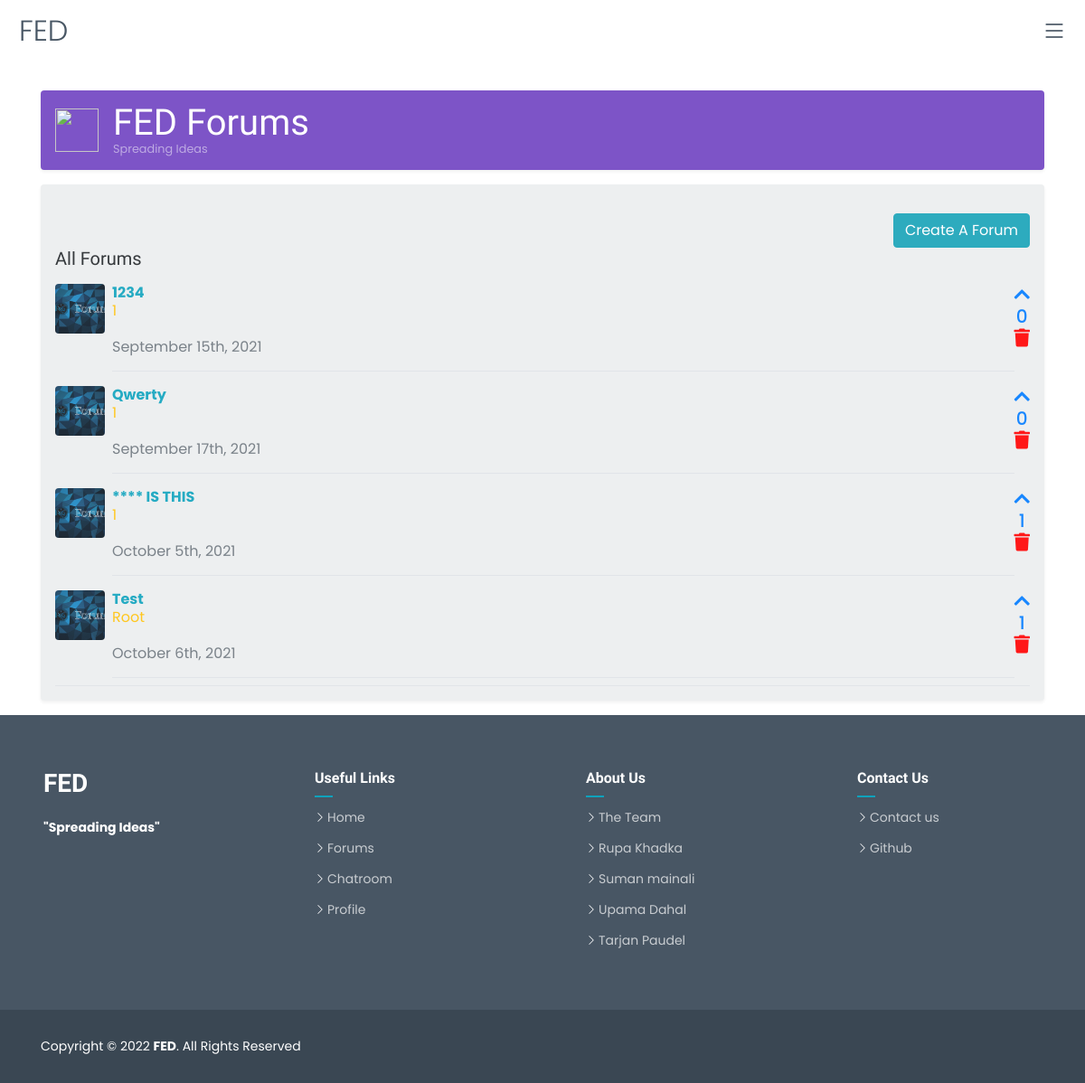
The app's page /topics.php (signed in) with its own data.
### tables this page shows
CREATE TABLE `topics` (
  `topic_id` int(11) NOT NULL,
  `topic_subject` varchar(255) NOT NULL,
  `topic_date` datetime NOT NULL,
  `topic_cat` int(11) NOT NULL,
  `topic_by` int(11) NOT NULL
);

CREATE TABLE `users` (
  `idUsers` int(11) NOT NULL,
  `unique_id` int(11) NOT NULL,
  `userLevel` int(11) NOT NULL DEFAULT 0,
  `f_name` varchar(50) NOT NULL,
  `l_name` varchar(50) NOT NULL,
  `uidUsers` tinytext NOT NULL,
  `emailUsers` tinytext NOT NULL,
  `pwdUsers` longtext NOT NULL,
  `gender` char(1) NOT NULL,
  `headline` varchar(500) DEFAULT NULL,
  `bio` varchar(4000) DEFAULT NULL,
  `userImg` varchar(500) DEFAULT 'default.png',
  `status` varchar(255) NOT NULL
);

### topics.php (the view, shortened to what this page needs)
<?php
    include 'includes/HTML1-head.php';
?>
<link rel="stylesheet" type="text/css" href="css/list-page.css">
</head>
<body>
    <?php
            include 'includes/navbar.php';
        ?>
    <main role="main" class="container" style=" margin-top:100px;">
        <div class="d-flex align-items-center p-3 my-3 text-white-50 bg-purple rounded shadow-sm">
            <img class="mr-3" src="img/200.png" alt="" width="48" height="48">
            <div class="lh-100">
                <h1 class="mb-0 text-white lh-100">FED Forums</h1>
                <small>Spreading Ideas</small>
            </div>
        </div>
        <div class="my-3 p-3 bg-white rounded shadow-sm">
            <small class="d-block text-right mt-3">
                <a href="create-topic.php" class="btn btn-info">Create A Forum</a>
            </small>
            <h5 class="border-bottom border-gray pb-2 mb-0">
                <?php
                    if(isset($_GET['cat']))
                    {
                        echo '<a href="forum.php">Forums</a>
                        / <span style="color: #709fea ">'.ucwords($category['cat_name'])."</span>"
                        ;
                    }
                    else
                    {
                        echo 'All Forums';
                    }
                ?>
            <?php
            $sql = "select topic_id, topic_subject, topic_date, topic_cat, topic_by, userImg, idUsers, uidUsers, cat_name, (
                            select sum(post_votes)
                        from posts
                        where post_topic = topic_id
                        ) as upvotes
                    from topics, users, categories
                    where ";
            $sql .= "topics.topic_by = users.idUsers
                    and topics.topic_cat = categories.cat_id
                    order by topic_id asc ";
            $stmt = mysqli_stmt_init($conn);
            if (!mysqli_stmt_prepare($stmt, $sql))
            {
                die('SQL error');
            }
            else
            {
                mysqli_stmt_execute($stmt);
                $result = mysqli_stmt_get_result($stmt);
                while ($row = mysqli_fetch_assoc($result))
                {
 	$filterWords = array('gosh', 'darn', 'poo', 'arse' , 'ass' , 'asshole', 'bastard' , 'bitch' , 'bollocks' , 'brotherfucker' , 'bugger' , 'bullshit' , 'cocksucker' , 'crap' , 'cunt' , 'damn' , 'frigger' , 'fuck' , 'hell' , 'holy shit' , 'motherfucker' , 'nigga' , 'piss' , 'prick' , 'shit' , 'slut' , 'son of a bitch' , 'twat');
 	$filterCount = sizeof($filterWords);
 for ($i = 0; $i < $filterCount; $i++) {
	$row['topic_subject']= preg_replace_callback('/\b' . $filterWords[$i] . '\b/i', function($matches){return str_repeat('*', strlen($matches[0]));}, $row['topic_subject']);
}
                    echo '<a href="posts.php?topic='.$row['topic_id'].'">
                        <div class="media text-muted pt-3">
                            <img src="img/forum-cover.png" alt="" class="mr-2 rounded div-img">
                            <p class="media-body pb-3 mb-0 small lh-125 border-bottom border-gray">
                              <strong class="d-block text-gray-dark">'.ucwords($row['topic_subject']).'</strong></a>
                              <span class="text-warning">'.ucwords($row['uidUsers']).'</span><br><br>
                              '.date("F jS, Y", strtotime($row['topic_date'])).'
                            </p>
                            <span class="text-primary text-center">
                                <i class="fa fa-chevron-up" aria-hidden="true"></i><br>
                                    '.$row['upvotes'].'<br>';
                    if ($_SESSION['userLevel'] == 1 || $_SESSION['userId'] == $row['idUsers'])
                    {
                        echo '<a href="includes/delete-forum.php?id='.$row['topic_id'].'&page=topics" >
                                <i class="fa fa-trash" aria-hidden="true" style="color: red;"></i>
                              </a>
                            </span>';
                    }
                    else
                    {
                        echo '</span>';
                    }
                    echo '</span>
                            </div>';
                }
           }
        ?>
    </main>
    <?php include 'includes/fot.php'; ?>
</body>
</html>

### css/styles.css (style rules this page uses)
html, body { height: auto; }
img { max-width: 100%; }
a { text-decoration: none }
h1 { color: #ff9000; }
* { word-wrap: break-word; overflow-wrap: break-word; }
h1, h2, h3, h4, h5, h6, p, a, ul, span, li, img, inpot, button { margin: 0; padding: 0; }

### css/style.css (style rules this page uses)
* { margin: 0; padding: 0; box-sizing: border-box; text-decoration: none; font-family: 'Poppins', sans-serif; }
:root { --pink-color:#ff702d; --pink-dark:#00aaff; }
body { align-items: center; justify-content: center; min-height: 100vh; background: var(--pink-color); line-height: 1.3; }

### css/list-page.css (style rules this page uses)
html, body { overflow-x: hidden; }
.text-white-50 { color: rgba(255, 255, 255, .5); }
.bg-purple { background-color: #B0B0B0; }
.lh-100 { line-height: 1; }
.lh-125 { line-height: 1.25; }
.div-img { width: 55px; height: 55px; object-fit: cover; transition: transform .2s; }
a { color: #04DB5A; }

### css/variables.css (style rules this page uses)
:root { --font-default: 'Open Sans', system-ui, -apple-system, "Segoe UI", Roboto, "Helvetica Neue", Arial, "Noto Sans", "Liberation Sans", sans-serif, "Apple Color Emoji", "Segoe UI Emoji", "Segoe UI Symbol", "Noto Color Emoji"; --font-primary: 'Source Sans Pro', sans-serif; --font-secondary: 'Poppins', sans-serif; --color-default: #1a1f24; --color-default-rgb: 26, 31, 36; --color-links: #0ea2bd; --color-links-hover: #1ec3e0; --color-primary: #0ea2bd; --color-primary-light: #1ec3e0; --color-primary-dark: #0189a1; --color-primary-rgb: 14, 162, 189; --color-primary-light-rgb: 30, 195, 224; --color-primary-dark-rgb: 1, 137, 161; --color-secondary: #485664; --color-secondary-light: #8f9fae; --color-secondary-dark: #3a4753; --color-secondary-rgb: 72, 86, 100; --color-secondary-light-rgb: 143, 159, 174; --color-secondary-dark-rgb: 58, 71, 83; --color-blue: #0d6efd; --color-blue-rgb: 13, 110, 253; --color-indigo: #6610f2; --color-indigo-rgb: 102, 16, 242; --color-purple: #6f42c1; --color-purple-rgb: 111, 66, 193; --color-pink: #f3268c; --color-pink-rgb: 243, 38, 140; --color-red: #df1529; --color-red-rgb: 223, 21, 4; --color-orange: #fd7e14; --color-orange-rgb: 253, 126, 20; --color-yellow: #ffc107; --color-yellow-rgb: 255, 193, 7; --color-green: #059652; --color-green-rgb: 5, 150, 82; --color-teal: #20c997; --color-teal-rgb: 32, 201, 151; --color-cyan: #0dcaf0; --color-cyan-rgb: 13, 202, 240; --color-white: #ffffff; --color-white-rgb: 255, 255, 255; --color-gray: #6c757d; --color-gray-rgb: 108, 117, 125; --color-black: #000000; --color-black-rgb: 0, 0, 0; }
:root { --bs-blue: var(--color-blue); --bs-indigo: var(--color-indigo); --bs-purple: var(--color-purple); --bs-pink: var(--color-pink); --bs-red: var(--color-red); --bs-orange: var(--color-orange); --bs-yellow: var(--color-yellow); --bs-green: var(--color-green); --bs-teal: var(--color-teal); --bs-cyan: var(--color-cyan); --bs-white: var(--color-white); --bs-gray: var(--color-gray); --bs-gray-dark: #343a40; --bs-gray-100: #f8f9fa; --bs-gray-200: #e9ecef; --bs-gray-300: #dee2e6; --bs-gray-400: #ced4da; --bs-gray-500: #adb5bd; --bs-gray-600: #6c757d; --bs-gray-700: #495057; --bs-gray-800: #343a40; --bs-gray-900: #212529; --bs-primary: var(--color-blue); --bs-secondary: var(--color-blue); --bs-success: #198754; --bs-info: #0dcaf0; --bs-warning: #ffc107; --bs-danger: #dc3545; --bs-light: #f8f9fa; --bs-dark: #212529; --bs-primary-rgb: var(--color-primary-rgb); --bs-secondary-rgb: var(--color-secondary-rgb); --bs-success-rgb: 25, 135, 84; --bs-info-rgb: 13, 202, 240; --bs-warning-rgb: 255, 193, 7; --bs-danger-rgb: 220, 53, 69; --bs-light-rgb: 248, 249, 250; --bs-dark-rgb: 33, 37, 41; --bs-white-rgb: var(--color-white-rgb); --bs-black-rgb: var(--color-black-rgb); --bs-body-color-rgb: var(--color-default-rgb); --bs-body-bg-rgb: 255, 255, 255; --bs-font-sans-serif: var(--font-default); --bs-font-monospace: SFMono-Regular, Menlo, Monaco, Consolas, "Liberation Mono", "Courier New", monospace; --bs-gradient: linear-gradient(180deg, rgba(255, 255, 255, 0.15), rgba(255, 255, 255, 0)); --bs-body-font-family: var(--font-default); --bs-body-font-size: 1rem; --bs-body-font-weight: 400; --bs-body-line-height: 1.5; --bs-body-color: var(--color-default); --bs-body-bg: #fff; }
.bg-purple { background-color: var(--color-purple) !important; }
.bg-white { background-color: #eceeef !important; }

### css/main.css (style rules this page uses)
:root { scroll-behavior: smooth; }
a { color: var(--color-links); text-decoration: none; }
h1, h2, h3, h4, h5, h6 { font-family: var(--font-primary); }

### topics.php (style rules this page uses)
.p-3 { opacity: 0.9; }

### records on screen
topics: topic_subject "1234", topic_by.uidUsers "1", topic_date "September 15th, 2021", upvotes "0"
topics: topic_subject "Qwerty", topic_by.uidUsers "1", topic_date "September 17th, 2021", upvotes "0"
topics: topic_subject "**** IS THIS", topic_by.uidUsers "1", topic_date "October 5th, 2021", upvotes "1"
topics: topic_subject "Test", topic_by.uidUsers "Root", topic_date "October 6th, 2021", upvotes "1"
